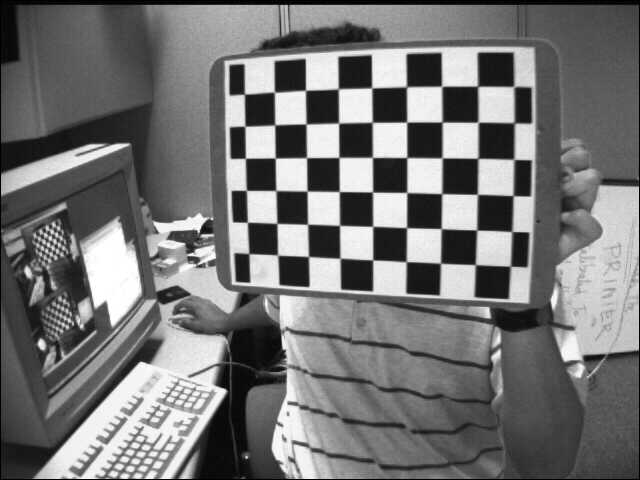
#> input picture Labs/lab5/images/left01.jpg, 640 x 480 px, found by its file name
$ python Aula_07_exe_01.py   (older library calls are emulated)
#> lines starting #> are read from the running program, lines starting #| are printed output that depends on the picture; after the words box and inside, x2 and y2 are one past the last pixel; in counts of white or black regions, pixels touching at a corner belong together
# Aula_07_exe_01.py
#
# Disparity Map
#
# Filipe Gonçalves - 11/2022

import numpy as np
import cv2
import glob


# Mouse handler
def mouse_handler_l(event, x, y, flags, params):
    if event == cv2.EVENT_LBUTTONDOWN:
        # random color
        color = np.random.randint(0, 255, 3).tolist()
        # Draw line
        image = params
        cv2.line(image, (0, int(y)), (width, int(y)), color, 4)
        cv2.imshow("Right", image);
        cv2.waitKey(1)

def mouse_handler_r(event, x, y, flags, params):
    if event == cv2.EVENT_LBUTTONDOWN:
        # random color
        color = np.random.randint(0, 255, 3).tolist()
        # Draw line
        image = params
        cv2.line(image, (0, int(y)), (width, int(y)), color, 4)
        cv2.imshow("Left", image);
        cv2.waitKey(1)

# Load camera parameters
with np.load('stereoParams.npz') as data:
#> (reads Labs/lab7/Aula7/stereoParams.npz from the repository)
    intrinsics1 = data['intrinsics1']
    distortion1 = data['distortion1']
    intrinsics2 = data['intrinsics2']
    distortion2 = data['distortion2']
    R = data['R']
    T = data['T']
    E = data['E']
    F = data['F']

# Reading image
left = cv2.imread('../Aula6/images/left01.jpg')
#> left is the input picture: shape (480, 640, 3); min 0, max 255, mean 116.6
undistort_left = cv2.undistort(left, intrinsics1, distortion1)
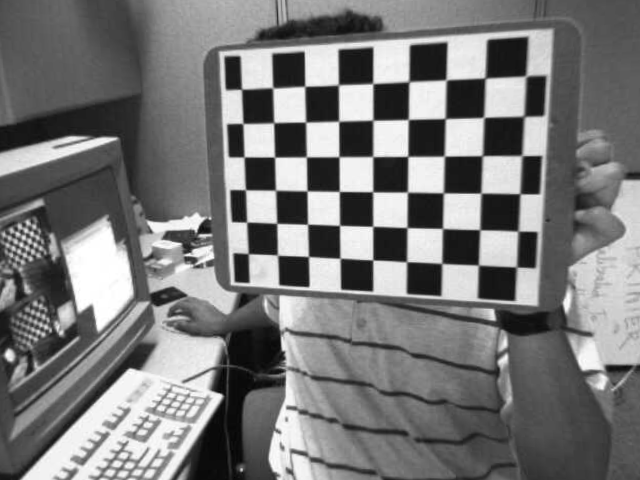
#> undistort_left: shape (480, 640, 3); min 2, max 255, mean 120.7

right = cv2.imread('../Aula6/images/right01.jpg')
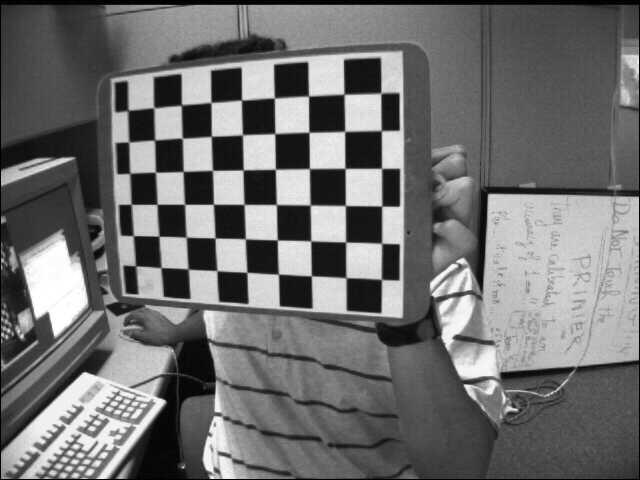
#> input picture Labs/lab5/images/right01.jpg, 640 x 480 px, found by its file name
#> right is the input picture: shape (480, 640, 3); min 0, max 255, mean 111.4
undistort_right = cv2.undistort(right, intrinsics2, distortion2)
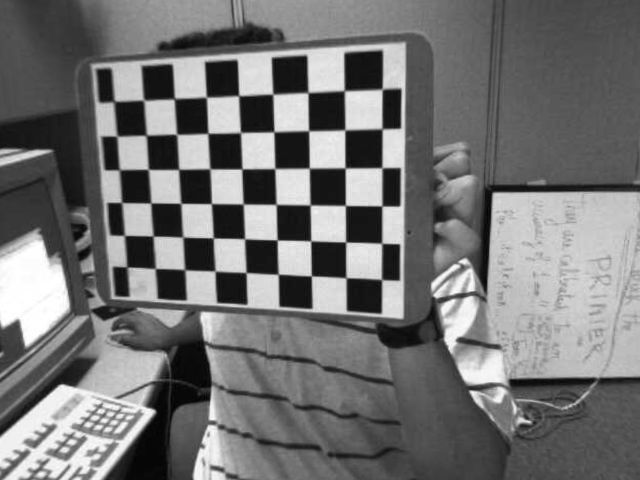
#> undistort_right: shape (480, 640, 3); min 2, max 255, mean 115.7

# stereo rectification
print("StereoRectifyMap");
height, width, depth =  undistort_left.shape
#> height = 480; width = 640; depth = 3

#R1,T1,R2,T2,Q = cv2.stereoRectify(intrinsics1, distortion1, intrinsics2, distortion2, (width,height), R, T, 0);
R1 = np.zeros(shape=(3,3))
R2 = np.zeros(shape=(3,3))
P1 = np.zeros(shape=(3,4))
P2 = np.zeros(shape=(3,4))
Q = np.zeros(shape=(4,4))

cv2.stereoRectify(intrinsics1, distortion1, intrinsics2, distortion2 ,(width, height), R, T, R1, R2, P1, P2, Q, flags=cv2.CALIB_ZERO_DISPARITY, alpha=-1, newImageSize=(0,0))

# Map computation
print("InitUndistortRectifyMap")
map1x, map1y = cv2.initUndistortRectifyMap(intrinsics1, distortion1, R1, P1, (width,height), cv2.CV_32FC1)
map2x, map2y = cv2.initUndistortRectifyMap(intrinsics2, distortion2, R2, P2, (width,height), cv2.CV_32FC1)

# Image Remaping
print("Remap images");
remap_imgl = None
gray_imagel = cv2.cvtColor(undistort_left, cv2.COLOR_BGR2GRAY)
remap_imgl = cv2.remap(gray_imagel, map1x, map1y, cv2.INTER_LINEAR, cv2.BORDER_CONSTANT, 0)

remap_imgr = None
gray_imager = cv2.cvtColor(undistort_left, cv2.COLOR_BGR2GRAY)
remap_imgr = cv2.remap(gray_imager, map2x, map2y, cv2.INTER_LINEAR, cv2.BORDER_CONSTANT, 0)
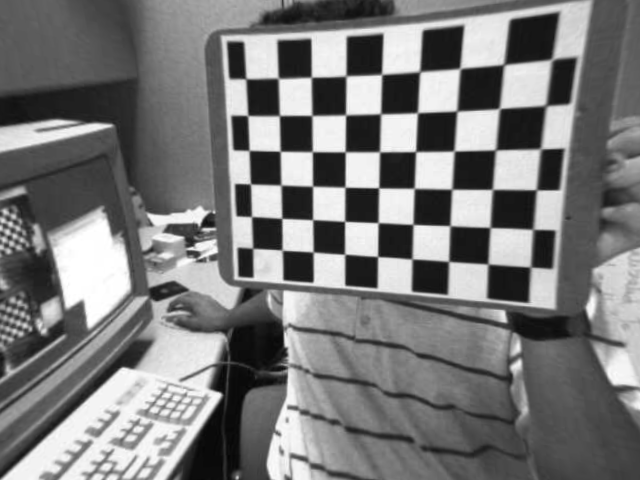
#> remap_imgr: shape (480, 640); min 5, max 255, mean 121.4

for i in range (0, height, 25):
    color = np.random.randint(0, 255, 3).tolist()
    cv2.line(remap_imgl, (0, i), (width, i), color, 1)
    cv2.line(remap_imgr, (0, i), (width, i), color, 1)
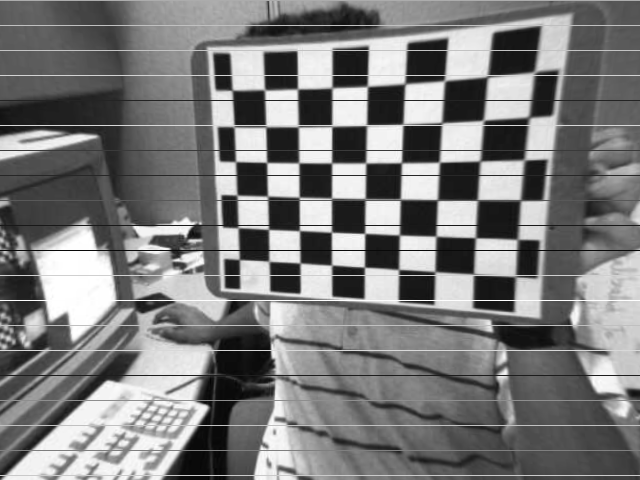
#> remap_imgl: shape (480, 640); min 3, max 255, mean 123
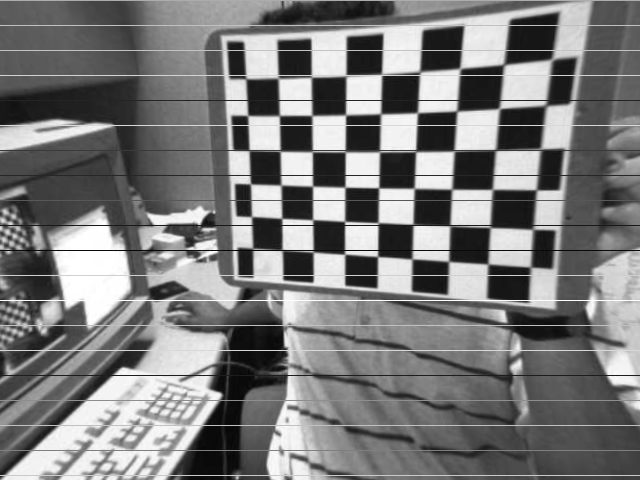
#> remap_imgr: shape (480, 640); 4.15% of pixels changed, all inside (x1, y1, x2, y2) = (0, 0, 640, 476)

cv2.imshow('Left', remap_imgl)
cv2.setMouseCallback("Left", mouse_handler_l, remap_imgr)

cv2.imshow('Right', remap_imgr)
cv2.setMouseCallback("Right", mouse_handler_r, remap_imgl)

cv2.waitKey(-1)
cv2.destroyAllWindows()


# Call the constructor for StereoBM
stereo = cv2.StereoBM_create(numDisparities=16*5, blockSize=21)

# Calculate the disparity image
disparity = stereo.compute(remap_imgl,remap_imgr)
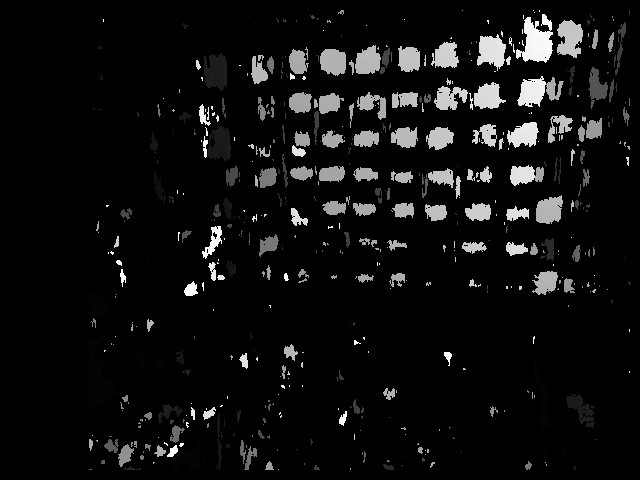
#> disparity: shape (480, 640) int16; min -16, max 1264, mean 61.3; drawn with min black and max white

# -- Display  as a CV_8UC1 image
disparity = cv2.normalize(src=disparity, dst=disparity, beta=0, alpha=255,
norm_type=cv2.NORM_MINMAX);
disparity = np.uint8(disparity)

cv2.imshow("left", left)
cv2.imshow('Disparity Map', disparity)

cv2.waitKey(-1)
cv2.destroyAllWindows()
